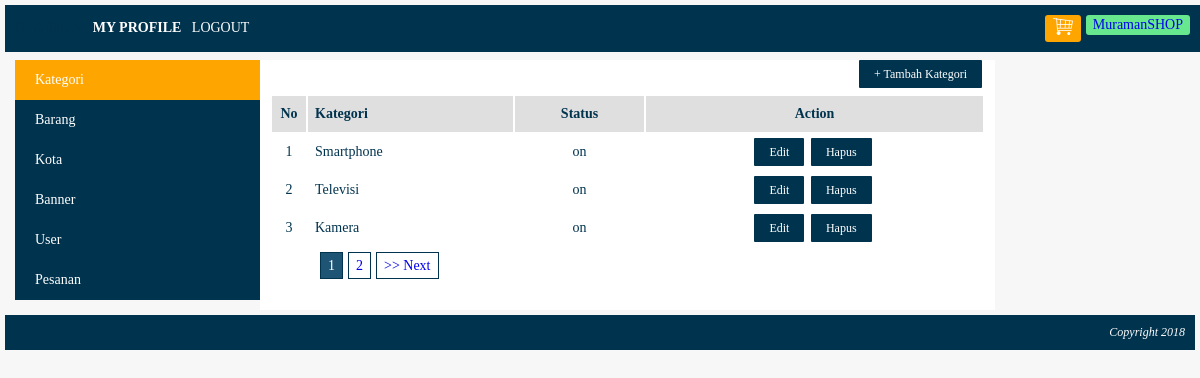
The app's page /index.php?page=my_profile&module=kategori&action=list (signed in) with its own data.
### tables this page shows
CREATE TABLE `kategori` (
  `kategori_id` int(10) NOT NULL,
  `kategori` varchar(150) NOT NULL,
  `status` enum('on','off') NOT NULL
);

### module/kategori/list.php (the view, shortened to what this page needs)
<div id="frame-tambah">
   <a href="<?= BASE_URL.'index.php?page=my_profile&module=kategori&action=form';?>" class="tombol-action">
      + Tambah Kategori
   </a>
</div>
<?php
   $pagination = isset($_GET['pagination']) ? $_GET['pagination'] : 1;
   $data_per_halaman = 3;
   $mulai_dari = ($pagination-1)*$data_per_halaman;
   $queryKategori = mysqli_query($koneksi,"SELECT * FROM kategori LIMIT $mulai_dari, $data_per_halaman");
   if(mysqli_num_rows($queryKategori)==TRUE){
      echo "
         <table class='table-list'>
            <tr class='baris-title'>
               <th class='no'>No</th>
               <th class='kiri'>Kategori</th>
               <th class='tengah'>Status</th>
               <th class='tengah'>Action</th>
            </tr>";
         $no=1 + $mulai_dari;
         while($row= mysqli_fetch_assoc($queryKategori)){
            echo
            "<tr>
               <td class='no'>$no</td>
               <td class='kiri'>$row[kategori]</td>
               <td class='tengah'>$row[status]</td>
               <td class='tengah'>
               <a class='tombol-action' href='".BASE_URL."index.php?page=my_profile&module=kategori&action=form&id=$row[kategori_id]'>Edit</a>
               <a class='tombol-action' href='".BASE_URL."module/kategori/action.php?button=Delete&id=$row[kategori_id]'>Hapus</a>
               </td>
            </tr>";
            $no++;
         }
         echo"</table>";
   }else{
      echo"TAbel KOSONG";
   }

### css/style.css (style rules this page uses)
body { font-family:Verdana; font-size: 14px; color:#00334e; background: #f7f7f7; margin: 0px; padding: 0px; box-sizing: border-box; }
.table-list { width: 100%; }
.table-list tr.baris-title { background: #e0dfdf; }
.table-list tr th, .table-list tr td { padding: 10px 7px; }
.no { width: 20px; text-align: center; }
.kiri { text-align: left; }
.tengah { text-align: center; }
#frame-tambah { margin-bottom: 12px; text-align: right; }
.tombol-action { background:#00334e;; color: white; border-radius: 1px; margin-right: 3px; padding: 7px 15px; text-decoration: none; font-size: 12px; }

### records on screen
kategori: kategori "Smartphone", status "on"
kategori: kategori "Televisi", status "on"
kategori: kategori "Kamera", status "on"
